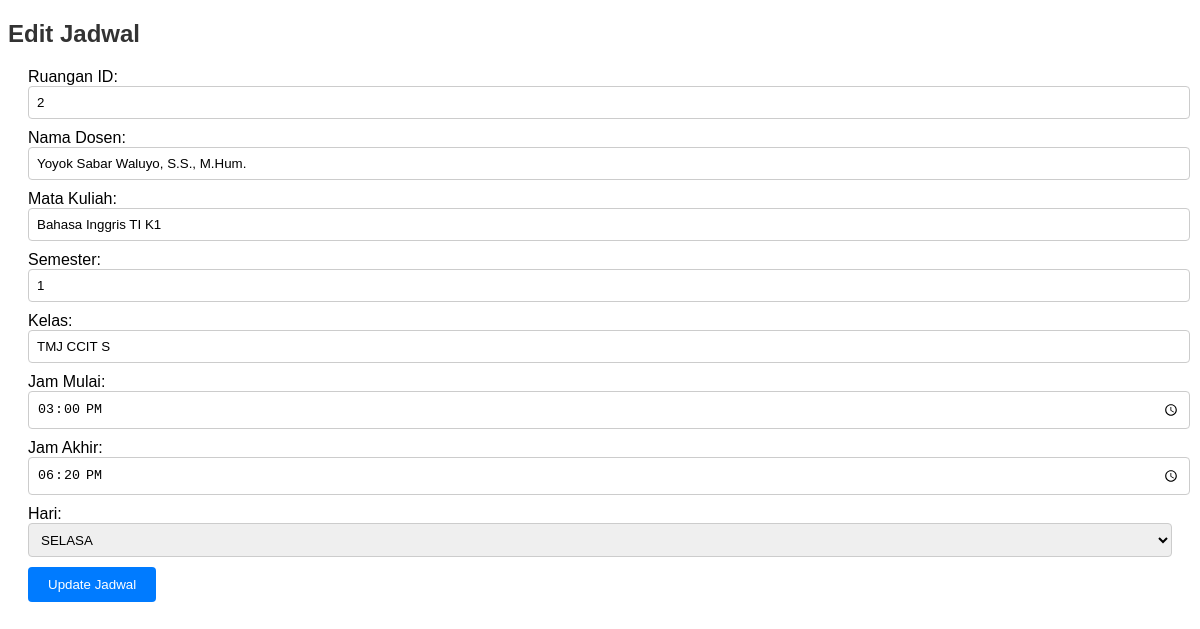
The app's page /edit_jadwal.php?jadwal_id=5 with its own data.
### tables this page shows
CREATE TABLE `jadwal` (
  `jadwal_id` int(11) NOT NULL,
  `ruangan_id` int(11) DEFAULT NULL,
  `nama_dosen` varchar(100) DEFAULT NULL,
  `nama_mata_kuliah` varchar(100) DEFAULT NULL,
  `smt` varchar(10) DEFAULT NULL,
  `kelas` varchar(15) DEFAULT NULL,
  `jam_mulai` time DEFAULT NULL,
  `jam_akhir` time DEFAULT NULL,
  `hari` varchar(10) DEFAULT NULL
);

### edit_jadwal.php (the view, shortened to what this page needs)
<?php
include 'connection.php';
if(isset($_GET['jadwal_id'])){
    $jadwal_id = $_GET['jadwal_id'];
    $query = "SELECT * FROM jadwal WHERE jadwal_id = $jadwal_id";
    $result = mysqli_query($conn, $query);
    if($result) {
        $jadwal = mysqli_fetch_assoc($result);
    } else {
        die("Error: Data tidak ditemukan.");
    }
} else {
    header('Location: jadwal.php');
    exit;
}
?>
<!DOCTYPE html>
<html lang="id">
<head>
</head>
<body>
    <h2>Edit Jadwal</h2>
    <form method="POST">
        Ruangan ID: <input type="text" name="ruangan_id" value="<?php echo $jadwal['ruangan_id']; ?>"/><br>
        Nama Dosen: <input type="text" name="nama_dosen" value="<?php echo $jadwal['nama_dosen']; ?>"/><br>
        Mata Kuliah: <input type="text" name="nama_mata_kuliah" value="<?php echo $jadwal['nama_mata_kuliah']; ?>"/><br>
        Semester: <input type="text" name="smt" value="<?php echo $jadwal['smt']; ?>"/><br>
        Kelas: <input type="text" name="kelas" value="<?php echo $jadwal['kelas']; ?>"/><br>
        Jam Mulai: <input type="time" name="jam_mulai" value="<?php echo $jadwal['jam_mulai']; ?>"/><br>
        Jam Akhir: <input type="time" name="jam_akhir" value="<?php echo $jadwal['jam_akhir']; ?>"/><br>
        Hari:
        <select name="hari">
            <?php
            $hari = ['SENIN', 'SELASA', 'RABU', 'KAMIS', 'JUMAT', 'SABTU'];
            foreach ($hari as $h) {
                echo "<option value='$h'" . ($jadwal['hari'] == $h ? " selected" : "") . ">$h</option>";
            }
            ?>
        </select><br>
        <input type="submit" value="Update Jadwal"/>
    </form>
</body>
</html>

### edit_jadwal.php (style rules this page uses)
body { font-family: Arial, sans-serif; }
h2 { color: #333; }
form { margin: 20px; }
input[type="text"], select, input[type="time"] { width: 100%; padding: 8px; margin-bottom: 10px; border: 1px solid #ccc; border-radius: 4px; }
select { height: 34px; }
input[type="submit"] { background-color: #007bff; color: #fff; border: none; border-radius: 4px; padding: 10px 20px; cursor: pointer; }

### records on screen
jadwal: ruangan_id "2", nama_dosen "Yoyok Sabar Waluyo, S.S., M.Hum.", nama_mata_kuliah "Bahasa Inggris TI K1", smt "1", kelas "TMJ CCIT S", jam_mulai "15:00:00", jam_akhir "18:20:00", hari "SELASA"
